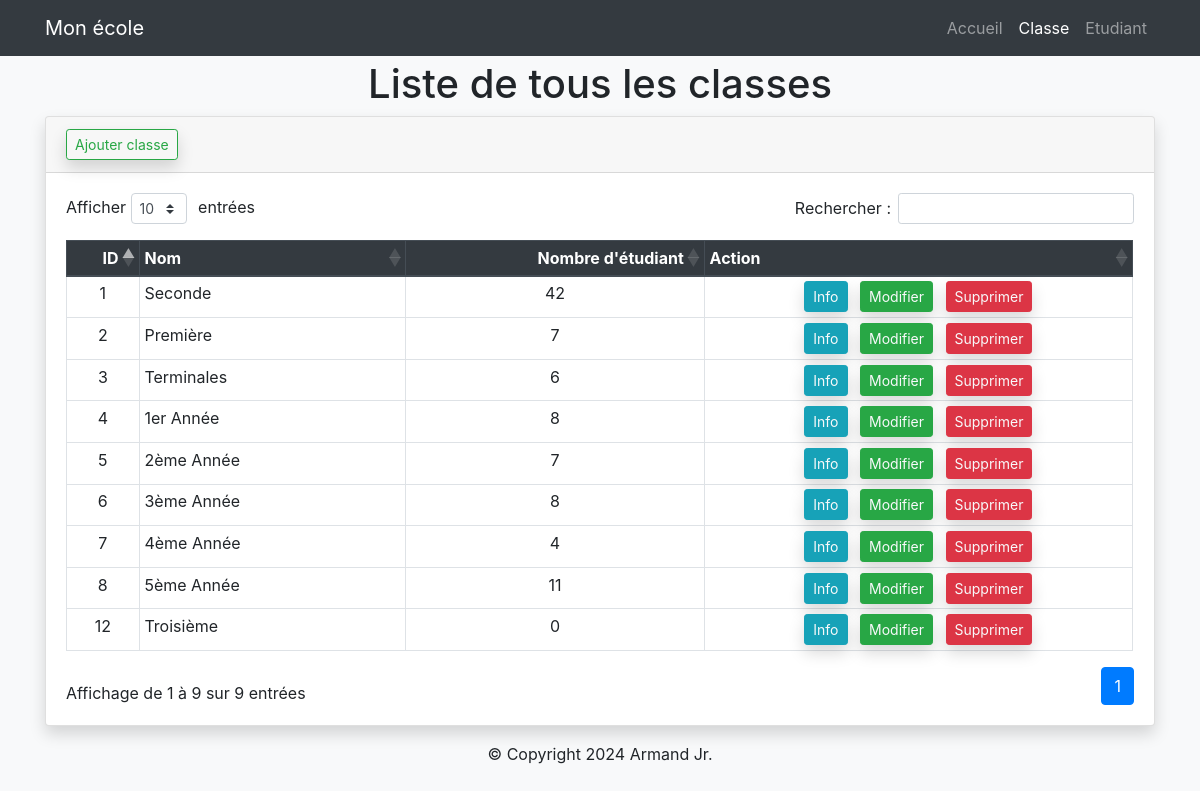
/?page=liste-classe, run on the app's committed database.
### tables this page shows
CREATE TABLE IF NOT EXISTS `classes` (
  `idClasse` int NOT NULL AUTO_INCREMENT,
  `nom` varchar(50) DEFAULT NULL,
  PRIMARY KEY (`idClasse`)
);

### controllers/ClasseController.class.php (called while the page is built, shortened)
<?php
require_once 'models/ClasseService.class.php';
class ClasseController extends Controllers
{
    private $classeService;
    public function __construct()
    {
        $this->classeService = new ClasseService();
    }
    public function show($view, $data = [])
    {
        $classes = isset($data['classes']) ? $data['classes'] : '';
        require_once 'views/classe/' . $view . '.view.php';
    }
    public function affichageClasses()
    {
        $this->show('listeClasses', ['classes' => $this->classeService->getClasses()]);
    }
}

### models/Classe.class.php (called while the page is built, shortened)
<?php
Class Classe
{
    private $idClasse;
    private $nom;
    private $nombreEtudiant;
    public function __construct($idClasse, $nom, $nombreEtudiant)
    {
        $this->idClasse       = $idClasse;
        $this->nom            = $nom;
        $this->nombreEtudiant = $nombreEtudiant;
    }
    public function getIdClasse()
    {
        return $this->idClasse;
    }
    public function getNom()
    {
        return $this->nom;
    }
    public function getNombreEtudiant()
    {
        return $this->nombreEtudiant;
    }
}

### models/DBConnection.class.php (called while the page is built, shortened)
<?php
abstract class DBConnection
{
    private static $pdo;
    private static function getConnection()
    {
        $dsn  = 'mysql:host=' . HOST . ';dbname=' . DBNAME;
        $user = USER;
        $pwd  = PASSWORD;
        try
        {
            self::$pdo = new PDO($dsn, $user, $pwd);
        } catch (PDOException $e)
        {
            echo "erreur de pdo {$e->getMessage()}";
        }
    }
    protected function getPdo()
    {
        return self::$pdo;
    }
}

### models/ClasseService.class.php (called while the page is built, shortened)
<?php
require_once 'models/DBConnection.class.php';
require_once 'models/Classe.class.php';
class ClasseService extends DBConnection
{
    private function _getNombreEtudiant($id)
    {
        $request = $this->getPdo()->prepare(
            'SELECT COUNT(*) AS nombreEtudiant
            FROM classes AS c
            INNER JOIN etudiants AS e ON e.classe_id = c.idClasse
            WHERE c.idClasse = ?
            GROUP BY c.nom');
        $request->execute([$id]);
        $classeData = $request->fetch(PDO::FETCH_ASSOC);
        return isset($classeData['nombreEtudiant']) ? $classeData['nombreEtudiant'] : 0;
    }
    public function getClasses()
    {
        $request = $this->getPdo()->query('SELECT * FROM classes ORDER BY idClasse DESC');
        $request->execute();
        $listeClasseData = $request->fetchAll(PDO::FETCH_ASSOC);
        $listeClasseObjet = [];
        foreach ($listeClasseData as $classe)
        {
            $listeClasseObjet[] = new Classe($classe['idClasse'], $classe['nom'], $this->_getNombreEtudiant($classe['idClasse']));
        }
        return  $listeClasseObjet;
    }
}

### views/classe/listeClasses.view.php (the view, shortened to what this page needs)
<?php require_once dirname(__DIR__) . '/layout/header.php'; ?>
<?php require_once dirname(__DIR__) . '/layout/navbar.php'; ?>
<div class="container mt-5">
    <h1 class="text-center">Liste de tous les classes</h1>
    <div class="card shadow">
        <div class="card-header">
            <a href="?page=ajout-classe" class="btn btn-outline-success btn-sm shadow">Ajouter classe</a>
        </div>
        <div class="card-body">
            <div class="table-responsive">
                <table class="table table-sm table-hover table-bordered my-3" id="liste-classe">
                    <thead class="thead-dark">
                        <th>ID</th>
                        <th class="w-25">Nom</th>
                        <th>Nombre d'étudiant</th>
                        <th>Action</th>
                    </thead>
                    <tbody>
                        <?php foreach ($classes as $classe) : ?>
                            <tr>
                                <td class="text-center"><?php echo $classe->getIdClasse(); ?></td>
                                <td><?php echo $classe->getNom(); ?></td>
                                <td class="text-center"><?php echo $classe->getNombreEtudiant(); ?></td>
                                <td class="text-center">
                                    <a href="?page=info-classe&amp;id=<?php echo $classe->getIdClasse(); ?>" class="btn btn-info btn-sm text-light mx-1 shadow">Info</a>
                                    <a href="?page=update-classe&amp;id=<?php echo $classe->getIdClasse(); ?>" class="btn btn-success btn-sm text-light mx-1 shadow">Modifier</a>
                                    <a href="?page=effacer-classe&amp;id=<?php echo $classe->getIdClasse(); ?>" class="btn btn-danger btn-sm text-light mx-1 shadow delete">Supprimer</a>
                                </td>
                            </tr>
                        <?php endforeach ?>
                    </tbody>
                </table>
            </div>
        </div>
    </div>
</div>
<?php require_once dirname(__DIR__) . '/layout/footer.php'; ?>

### data on the page
classes: idClasse "12", nom "Troisième", NombreEtudiant "0"
classes: idClasse "8", nom "5ème Année", NombreEtudiant "11"
classes: idClasse "7", nom "4ème Année", NombreEtudiant "4"
classes: idClasse "6", nom "3ème Année", NombreEtudiant "8"
classes: idClasse "5", nom "2ème Année", NombreEtudiant "7"
classes: idClasse "4", nom "1er Année", NombreEtudiant "8"
classes: idClasse "3", nom "Terminales", NombreEtudiant "6"
classes: idClasse "2", nom "Première", NombreEtudiant "7"
classes: idClasse "1", nom "Seconde", NombreEtudiant "42"

### other printed values
Date("Y") "2024"
